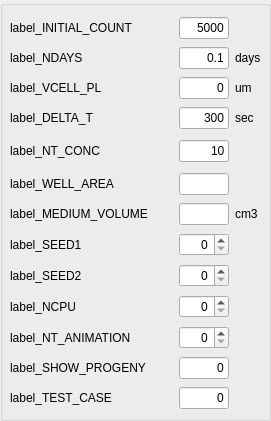
           <widget class="QGroupBox" name="groupBox_run1">
            <property name="geometry">
             <rect>
              <x>10</x>
              <y>20</y>
              <width>271</width>
              <height>421</height>
             </rect>
            </property>
            <property name="title">
             <string/>
            </property>
            <widget class="QWidget" name="layoutWidget">
             <property name="geometry">
              <rect>
               <x>10</x>
               <y>10</y>
               <width>251</width>
               <height>408</height>
              </rect>
             </property>
             <layout class="QGridLayout" name="gridLayout_GL4">
              <property name="verticalSpacing">
               <number>1</number>
              </property>
              <item row="0" column="1">
               <spacer name="horizontalSpacer_13">
                <property name="orientation">
                 <enum>Qt::Horizontal</enum>
                </property>
                <property name="sizeHint" stdset="0">
                 <size>
                  <width>40</width>
                  <height>13</height>
                 </size>
                </property>
               </spacer>
              </item>
              <item row="1" column="0">
               <widget class="QMyLabel" name="label_NDAYS">
                <property name="mouseTracking">
                 <bool>false</bool>
                </property>
                <property name="toolTip">
                 <string/>
                </property>
                <property name="text">
                 <string>label_NDAYS</string>
                </property>
                <property name="wordWrap">
                 <bool>false</bool>
                </property>
               </widget>
              </item>
              <item row="1" column="1">
               <spacer name="horizontalSpacer_29">
                <property name="orientation">
                 <enum>Qt::Horizontal</enum>
                </property>
                <property name="sizeHint" stdset="0">
                 <size>
                  <width>40</width>
                  <height>13</height>
                 </size>
                </property>
               </spacer>
              </item>
              <item row="11" column="0">
               <widget class="QMyLabel" name="label_SEED1">
                <property name="mouseTracking">
                 <bool>false</bool>
                </property>
                <property name="toolTip">
                 <string>seed vector for RNGs</string>
                </property>
                <property name="text">
                 <string>label_SEED1</string>
                </property>
                <property name="wordWrap">
                 <bool>false</bool>
                </property>
               </widget>
              </item>
              <item row="11" column="1">
               <spacer name="horizontalSpacer_30">
                <property name="orientation">
                 <enum>Qt::Horizontal</enum>
                </property>
                <property name="sizeHint" stdset="0">
                 <size>
                  <width>40</width>
                  <height>13</height>
                 </size>
                </property>
               </spacer>
              </item>
              <item row="11" column="2">
               <widget class="QSpinBox" name="spin_SEED1">
                <property name="maximumSize">
                 <size>
                  <width>50</width>
                  <height>16777215</height>
                 </size>
                </property>
                <property name="alignment">
                 <set>Qt::AlignRight|Qt::AlignTrailing|Qt::AlignVCenter</set>
                </property>
                <property name="maximum">
                 <number>999999999</number>
                </property>
               </widget>
              </item>
              <item row="12" column="0">
               <widget class="QMyLabel" name="label_SEED2">
                <property name="mouseTracking">
                 <bool>false</bool>
                </property>
                <property name="toolTip">
                 <string>seed vector for RNGs</string>
                </property>
                <property name="text">
                 <string>label_SEED2</string>
                </property>
                <property name="wordWrap">
                 <bool>false</bool>
                </property>
               </widget>
              </item>
              <item row="12" column="1">
               <spacer name="horizontalSpacer_31">
                <property name="orientation">
                 <enum>Qt::Horizontal</enum>
                </property>
                <property name="sizeHint" stdset="0">
                 <size>
                  <width>40</width>
                  <height>13</height>
                 </size>
                </property>
               </spacer>
              </item>
              <item row="12" column="2">
               <widget class="QSpinBox" name="spin_SEED2">
                <property name="maximumSize">
                 <size>
                  <width>50</width>
                  <height>16777215</height>
                 </size>
                </property>
                <property name="alignment">
                 <set>Qt::AlignRight|Qt::AlignTrailing|Qt::AlignVCenter</set>
                </property>
                <property name="maximum">
                 <number>999999999</number>
                </property>
               </widget>
              </item>
              <item row="1" column="2">
               <widget class="QLineEdit" name="line_NDAYS">
                <property name="maximumSize">
                 <size>
                  <width>50</width>
                  <height>16777215</height>
                 </size>
                </property>
                <property name="text">
                 <string>0.1</string>
                </property>
                <property name="alignment">
                 <set>Qt::AlignRight|Qt::AlignTrailing|Qt::AlignVCenter</set>
                </property>
               </widget>
              </item>
              <item row="14" column="0">
               <widget class="QMyLabel" name="label_NT_ANIMATION">
                <property name="toolTip">
                 <string>animation update interval</string>
                </property>
                <property name="text">
                 <string>label_NT_ANIMATION</string>
                </property>
               </widget>
              </item>
              <item row="14" column="1">
               <spacer name="horizontalSpacer_32">
                <property name="orientation">
                 <enum>Qt::Horizontal</enum>
                </property>
                <property name="sizeHint" stdset="0">
                 <size>
                  <width>40</width>
                  <height>13</height>
                 </size>
                </property>
               </spacer>
              </item>
              <item row="14" column="2">
               <widget class="QSpinBox" name="spin_NT_ANIMATION">
                <property name="maximumSize">
                 <size>
                  <width>50</width>
                  <height>16777215</height>
                 </size>
                </property>
                <property name="alignment">
                 <set>Qt::AlignRight|Qt::AlignTrailing|Qt::AlignVCenter</set>
                </property>
                <property name="maximum">
                 <number>999999999</number>
                </property>
               </widget>
              </item>
              <item row="1" column="3">
               <widget class="QLabel" name="units_NDAYS">
                <property name="text">
                 <string>days</string>
                </property>
               </widget>
              </item>
              <item row="13" column="0">
               <widget class="QMyLabel" name="label_NCPU">
                <property name="toolTip">
                 <string>animation update interval</string>
                </property>
                <property name="text">
                 <string>label_NCPU</string>
                </property>
               </widget>
              </item>
              <item row="13" column="1">
               <spacer name="horizontalSpacer_34">
                <property name="orientation">
                 <enum>Qt::Horizontal</enum>
                </property>
                <property name="sizeHint" stdset="0">
                 <size>
                  <width>40</width>
                  <height>13</height>
                 </size>
                </property>
               </spacer>
              </item>
              <item row="13" column="2">
               <widget class="QSpinBox" name="spin_NCPU">
                <property name="maximumSize">
                 <size>
                  <width>50</width>
                  <height>16777215</height>
                 </size>
                </property>
                <property name="alignment">
                 <set>Qt::AlignRight|Qt::AlignTrailing|Qt::AlignVCenter</set>
                </property>
                <property name="maximum">
                 <number>999999999</number>
                </property>
               </widget>
              </item>
              <item row="16" column="2">
               <widget class="QLineEdit" name="line_TEST_CASE">
                <property name="maximumSize">
                 <size>
                  <width>50</width>
                  <height>16777215</height>
                 </size>
                </property>
                <property name="text">
                 <string>0</string>
                </property>
                <property name="alignment">
                 <set>Qt::AlignRight|Qt::AlignTrailing|Qt::AlignVCenter</set>
                </property>
               </widget>
              </item>
              <item row="16" column="0">
               <widget class="QMyLabel" name="label_TEST_CASE">
                <property name="text">
                 <string>label_TEST_CASE</string>
                </property>
               </widget>
              </item>
              <item row="16" column="1">
               <spacer name="horizontalSpacer_33">
                <property name="orientation">
                 <enum>Qt::Horizontal</enum>
                </property>
                <property name="sizeHint" stdset="0">
                 <size>
                  <width>40</width>
                  <height>13</height>
                 </size>
                </property>
               </spacer>
              </item>
              <item row="0" column="0">
               <widget class="QMyLabel" name="label_INITIAL_COUNT">
                <property name="text">
                 <string>label_INITIAL_COUNT</string>
                </property>
               </widget>
              </item>
              <item row="0" column="2">
               <widget class="QLineEdit" name="line_INITIAL_COUNT">
                <property name="maximumSize">
                 <size>
                  <width>50</width>
                  <height>16777215</height>
                 </size>
                </property>
                <property name="text">
                 <string>5000</string>
                </property>
                <property name="alignment">
                 <set>Qt::AlignRight|Qt::AlignTrailing|Qt::AlignVCenter</set>
                </property>
               </widget>
              </item>
              <item row="3" column="0">
               <widget class="QMyLabel" name="label_DELTA_T">
                <property name="text">
                 <string>label_DELTA_T</string>
                </property>
               </widget>
              </item>
              <item row="3" column="1">
               <spacer name="horizontalSpacer_35">
                <property name="orientation">
                 <enum>Qt::Horizontal</enum>
                </property>
                <property name="sizeHint" stdset="0">
                 <size>
                  <width>40</width>
                  <height>13</height>
                 </size>
                </property>
               </spacer>
              </item>
              <item row="3" column="2">
               <widget class="QLineEdit" name="line_DELTA_T">
                <property name="maximumSize">
                 <size>
                  <width>50</width>
                  <height>16777215</height>
                 </size>
                </property>
                <property name="text">
                 <string>300</string>
                </property>
                <property name="alignment">
                 <set>Qt::AlignRight|Qt::AlignTrailing|Qt::AlignVCenter</set>
                </property>
               </widget>
              </item>
              <item row="4" column="0">
               <widget class="QMyLabel" name="label_NT_CONC">
                <property name="text">
                 <string>label_NT_CONC</string>
                </property>
               </widget>
              </item>
              <item row="4" column="1">
               <spacer name="horizontalSpacer_36">
                <property name="orientation">
                 <enum>Qt::Horizontal</enum>
                </property>
                <property name="sizeHint" stdset="0">
                 <size>
                  <width>13</width>
                  <height>28</height>
                 </size>
                </property>
               </spacer>
              </item>
              <item row="4" column="2">
               <widget class="QLineEdit" name="line_NT_CONC">
                <property name="maximumSize">
                 <size>
                  <width>50</width>
                  <height>16777215</height>
                 </size>
                </property>
                <property name="text">
                 <string>10</string>
                </property>
                <property name="alignment">
                 <set>Qt::AlignRight|Qt::AlignTrailing|Qt::AlignVCenter</set>
                </property>
               </widget>
              </item>
              <item row="5" column="0">
               <widget class="QMyLabel" name="label_WELL_AREA">
                <property name="text">
                 <string>label_WELL_AREA</string>
                </property>
               </widget>
              </item>
              <item row="5" column="1">
               <spacer name="horizontalSpacer_37">
                <property name="orientation">
                 <enum>Qt::Horizontal</enum>
                </property>
                <property name="sizeHint" stdset="0">
                 <size>
                  <width>40</width>
                  <height>13</height>
                 </size>
                </property>
               </spacer>
              </item>
              <item row="5" column="2">
               <widget class="QLineEdit" name="line_WELL_AREA">
                <property name="maximumSize">
                 <size>
                  <width>50</width>
                  <height>16777215</height>
                 </size>
                </property>
                <property name="alignment">
                 <set>Qt::AlignRight|Qt::AlignTrailing|Qt::AlignVCenter</set>
                </property>
               </widget>
              </item>
              <item row="3" column="3">
               <widget class="QLabel" name="units_DELTA_T">
                <property name="text">
                 <string>sec</string>
                </property>
               </widget>
              </item>
              <item row="6" column="1">
               <spacer name="horizontalSpacer_43">
                <property name="orientation">
                 <enum>Qt::Horizontal</enum>
                </property>
                <property name="sizeHint" stdset="0">
                 <size>
                  <width>40</width>
                  <height>13</height>
                 </size>
                </property>
               </spacer>
              </item>
              <item row="6" column="0">
               <widget class="QMyLabel" name="label_MEDIUM_VOLUME">
                <property name="text">
                 <string>label_MEDIUM_VOLUME</string>
                </property>
               </widget>
              </item>
              <item row="6" column="2">
               <widget class="QLineEdit" name="line_MEDIUM_VOLUME">
                <property name="maximumSize">
                 <size>
                  <width>50</width>
                  <height>16777215</height>
                 </size>
                </property>
                <property name="alignment">
                 <set>Qt::AlignRight|Qt::AlignTrailing|Qt::AlignVCenter</set>
                </property>
               </widget>
              </item>
              <item row="6" column="3">
               <widget class="QLabel" name="units_MEDIUM_VOLUME">
                <property name="text">
                 <string>cm3</string>
                </property>
               </widget>
              </item>
              <item row="15" column="0">
               <widget class="QMyLabel" name="label_SHOW_PROGENY">
                <property name="text">
                 <string>label_SHOW_PROGENY</string>
                </property>
               </widget>
              </item>
              <item row="15" column="1">
               <spacer name="horizontalSpacer_46">
                <property name="orientation">
                 <enum>Qt::Horizontal</enum>
                </property>
                <property name="sizeHint" stdset="0">
                 <size>
                  <width>40</width>
                  <height>13</height>
                 </size>
                </property>
               </spacer>
              </item>
              <item row="15" column="2">
               <widget class="QLineEdit" name="line_SHOW_PROGENY">
                <property name="maximumSize">
                 <size>
                  <width>50</width>
                  <height>16777215</height>
                 </size>
                </property>
                <property name="text">
                 <string>0</string>
                </property>
                <property name="alignment">
                 <set>Qt::AlignRight|Qt::AlignTrailing|Qt::AlignVCenter</set>
                </property>
               </widget>
              </item>
              <item row="2" column="0">
               <widget class="QMyLabel" name="label_VCELL_PL">
                <property name="text">
                 <string>label_VCELL_PL</string>
                </property>
               </widget>
              </item>
              <item row="2" column="1">
               <spacer name="horizontalSpacer_49">
                <property name="orientation">
                 <enum>Qt::Horizontal</enum>
                </property>
                <property name="sizeHint" stdset="0">
                 <size>
                  <width>40</width>
                  <height>13</height>
                 </size>
                </property>
               </spacer>
              </item>
              <item row="2" column="2">
               <widget class="QLineEdit" name="line_VCELL_PL">
                <property name="maximumSize">
                 <size>
                  <width>50</width>
                  <height>16777215</height>
                 </size>
                </property>
                <property name="text">
                 <string>0</string>
                </property>
                <property name="alignment">
                 <set>Qt::AlignRight|Qt::AlignTrailing|Qt::AlignVCenter</set>
                </property>
               </widget>
              </item>
              <item row="2" column="3">
               <widget class="QLabel" name="alabel_diamlimit">
                <property name="text">
                 <string>um</string>
                </property>
               </widget>
              </item>
             </layout>
            </widget>
           </widget>
